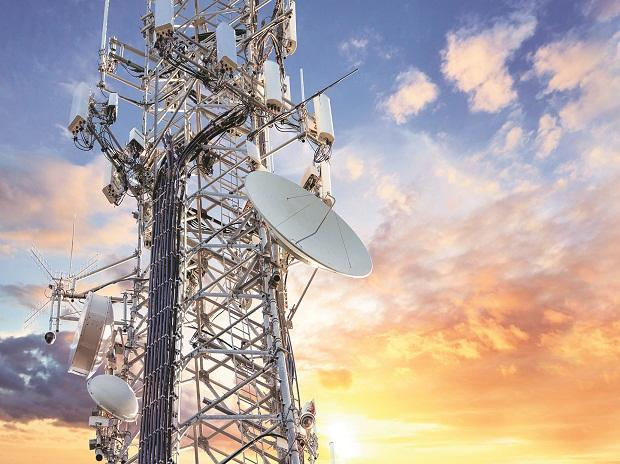
#> input picture data/original/1561395435-0779.jpg, 620 x 464 px; its folder holds only this picture in this run
$ python opencv_baseline.py
#> lines starting #> are read from the running program, lines starting #| are printed output that depends on the picture
#> in process_image, original is the input picture: shape (464, 620, 3); mean B, G, R 162.8, 167.4, 180.9

import os
import cv2
import pandas as pd
from skimage.metrics import peak_signal_noise_ratio, structural_similarity

# Project directories
BASE_DIR = os.path.dirname(os.path.dirname(os.path.abspath(__file__)))

ORIGINAL_DIR = os.path.join(BASE_DIR, "data", "original")
DEGRADED_DIR = os.path.join(BASE_DIR, "data", "degraded")
OUTPUT_DIR = os.path.join(BASE_DIR, "outputs", "opencv_baseline")
REPORT_DIR = os.path.join(BASE_DIR, "reports")

CATEGORIES = ["blur", "noise", "low_resolution", "contrast"]


# 1. Unsharp masking for blurred images
def enhance_blur(image):
    blurred = cv2.GaussianBlur(image, (0, 0), 2)
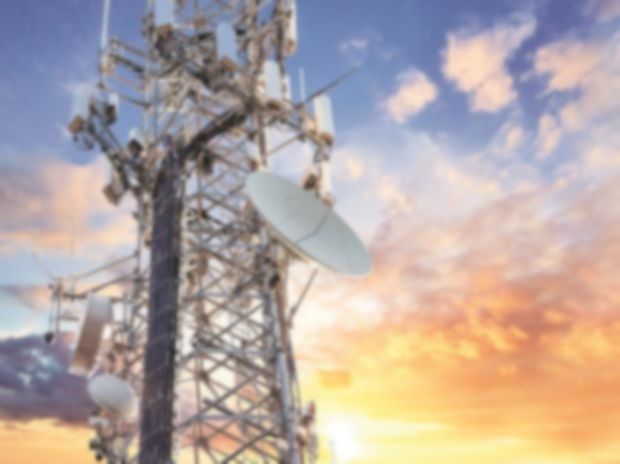
#> blurred: shape (464, 620, 3); mean B, G, R 162.8, 167.4, 180.9
    return cv2.addWeighted(image, 1.8, blurred, -0.8, 0)
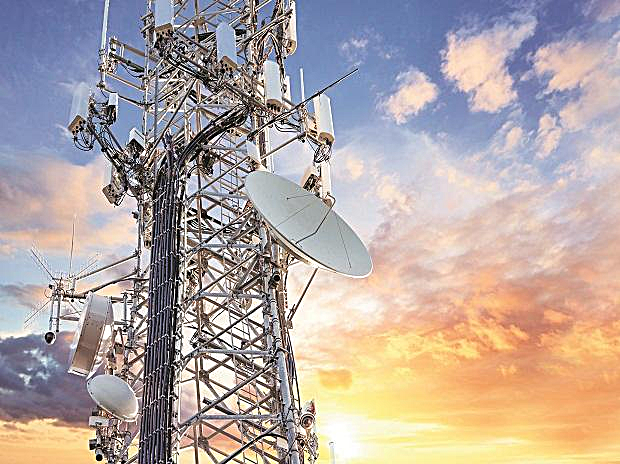
#> returned value: shape (464, 620, 3); mean of channels 0, 1, 2 162.6, 167, 180; drawn as B, G, R


# 2. Non-local means denoising
def remove_noise(image):
    return cv2.fastNlMeansDenoisingColored(
        image,
        None,
        h=10,
        hColor=10,
        templateWindowSize=7,
        searchWindowSize=21
    )


# 3. Mild sharpening for low-resolution images
def enhance_low_resolution(image):
    blurred = cv2.GaussianBlur(image, (0, 0), 1)
    return cv2.addWeighted(image, 1.5, blurred, -0.5, 0)


# 4. CLAHE for low-contrast images
def enhance_contrast(image):
    lab = cv2.cvtColor(image, cv2.COLOR_BGR2LAB)

    l_channel, a_channel, b_channel = cv2.split(lab)

    clahe = cv2.createCLAHE(
        clipLimit=2.0,
        tileGridSize=(8, 8)
    )

    enhanced_l = clahe.apply(l_channel)

    enhanced_lab = cv2.merge(
        (enhanced_l, a_channel, b_channel)
    )

    return cv2.cvtColor(enhanced_lab, cv2.COLOR_LAB2BGR)


# Calculate PSNR and SSIM
def calculate_metrics(reference, test_image):
    psnr = peak_signal_noise_ratio(
        reference,
        test_image,
        data_range=255
    )
#> psnr = 24.74

    ssim = structural_similarity(
        reference,
        test_image,
        channel_axis=2,
        data_range=255
    )
#> ssim = 0.943

    return psnr, ssim


# Apply the appropriate OpenCV method
def process_image(filename, category):

    original_path = os.path.join(ORIGINAL_DIR, filename)
    degraded_path = os.path.join(DEGRADED_DIR, category, filename)

    original = cv2.imread(original_path)
    degraded = cv2.imread(degraded_path)

    if original is None or degraded is None:
        print(f"Skipping {category}/{filename}: Image not found.")
        return None

    # Match dimensions
    degraded = cv2.resize(
        degraded,
        (original.shape[1], original.shape[0])
    )

    # Select enhancement method
    if category == "blur":
        enhanced = enhance_blur(degraded)

    elif category == "noise":
        enhanced = remove_noise(degraded)

    elif category == "low_resolution":
        enhanced = enhance_low_resolution(degraded)

    elif category == "contrast":
        enhanced = enhance_contrast(degraded)

    else:
        return None

    # Save enhanced image
    output_folder = os.path.join(OUTPUT_DIR, category)
    os.makedirs(output_folder, exist_ok=True)

    output_path = os.path.join(output_folder, filename)
    cv2.imwrite(output_path, enhanced)

    # Calculate quality metrics
    psnr, ssim = calculate_metrics(original, enhanced)
#> psnr = 24.74; ssim = 0.943

    print(f"\nCategory: {category}")
    print(f"OpenCV PSNR: {psnr:.4f} dB")
#| OpenCV PSNR: 24.7369 dB
    print(f"OpenCV SSIM: {ssim:.4f}")
#| OpenCV SSIM: 0.9431
    print(f"Saved: {output_path}")

    return {
        "image": filename,
        "category": category,
        "opencv_psnr": psnr,
        "opencv_ssim": ssim
    }


def main():

    os.makedirs(REPORT_DIR, exist_ok=True)

    results = []

    image_files = [
        filename for filename in os.listdir(ORIGINAL_DIR)
        if filename.lower().endswith((".jpg", ".jpeg", ".png"))
    ]

    if not image_files:
        print("No original images found.")
        return

    for filename in image_files:
        for category in CATEGORIES:

            result = process_image(filename, category)
#> result = {'image': '1561395435-0779.jpg', 'category': 'blur', 'opencv_psnr': 24.74, 'opencv_ssim': 0.943}

            if result is not None:
                results.append(result)

    if results:

        dataframe = pd.DataFrame(results)

        report_path = os.path.join(
            REPORT_DIR,
            "opencv_metrics.csv"
        )

        dataframe.to_csv(report_path, index=False)

        print("\nOpenCV baseline evaluation completed.")
        print(f"Results saved to: {report_path}")

    else:
        print("No images were processed.")


if __name__ == "__main__":
    main()

$ run again, on data/original/tower2.jpeg
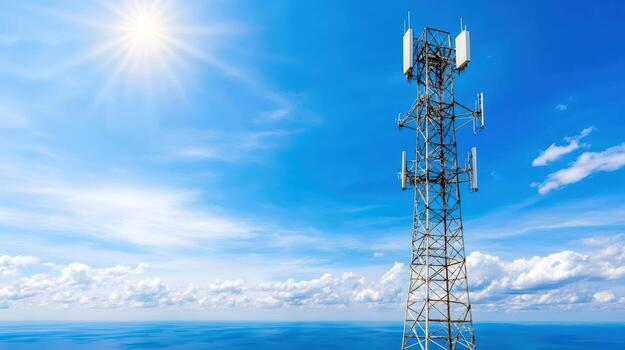
#> input picture data/original/tower2.jpeg, 625 x 350 px
#> in process_image, original is the input picture: shape (350, 625, 3); mean B, G, R 228.1, 175.3, 109
#> in enhance_blur, `blurred = cv2.GaussianBlur(image, (0, 0), 2)`:
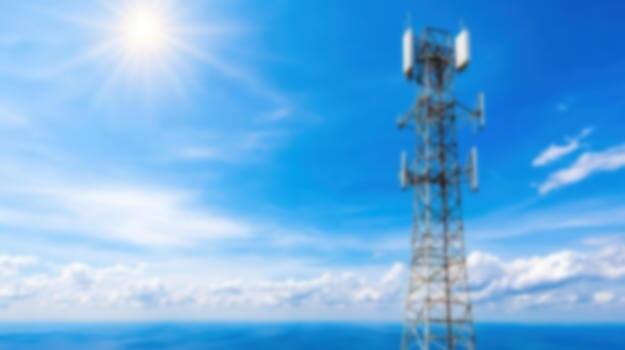
#> blurred: shape (350, 625, 3); mean B, G, R 228.1, 175.3, 109
#> in calculate_metrics, `psnr = peak_signal_noise_ratio( reference, test_image, data_range=255 )`: psnr = 31.03
#> in calculate_metrics, `ssim = structural_similarity( reference, test_image, channel_axis=2, d..`: ssim = 0.963
#> in process_image, `psnr, ssim = calculate_metrics(original, enhanced)`: psnr = 31.03; ssim = 0.963
#| OpenCV PSNR: 31.0321 dB
#| OpenCV SSIM: 0.9634
#> result = {'image': 'tower2.jpeg', 'category': 'blur', 'opencv_psnr': 31.03, 'opencv_ssim': 0.963}

$ run again, on data/original/Telecom.jpg
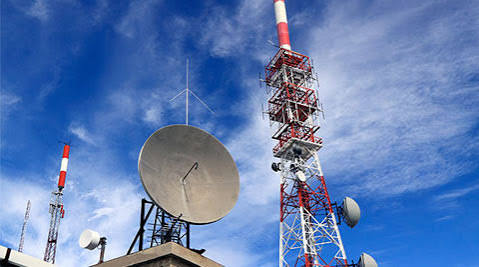
#> input picture data/original/Telecom.jpg, 479 x 267 px
#> in process_image, original is the input picture: shape (267, 479, 3); mean B, G, R 180.4, 127.6, 97.7
#> in enhance_blur, `blurred = cv2.GaussianBlur(image, (0, 0), 2)`:
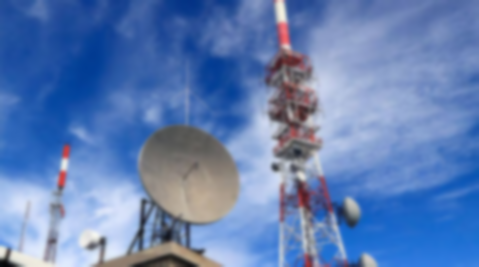
#> blurred: shape (267, 479, 3); mean B, G, R 180.4, 127.6, 97.7
#> in enhance_blur, `return cv2.addWeighted(image, 1.8, blurred, -0.8, 0)`:
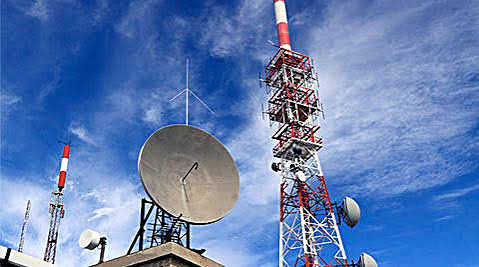
#> returned value: shape (267, 479, 3); mean of channels 0, 1, 2 180.3, 127.9, 98; drawn as B, G, R
#> in calculate_metrics, `psnr = peak_signal_noise_ratio( reference, test_image, data_range=255 )`: psnr = 27.44
#> in calculate_metrics, `ssim = structural_similarity( reference, test_image, channel_axis=2, d..`: ssim = 0.942
#> in process_image, `psnr, ssim = calculate_metrics(original, enhanced)`: psnr = 27.44; ssim = 0.942
#| OpenCV PSNR: 27.4431 dB
#| OpenCV SSIM: 0.9419
#> result = {'image': 'Telecom.jpg', 'category': 'blur', 'opencv_psnr': 27.44, 'opencv_ssim': 0.942}
